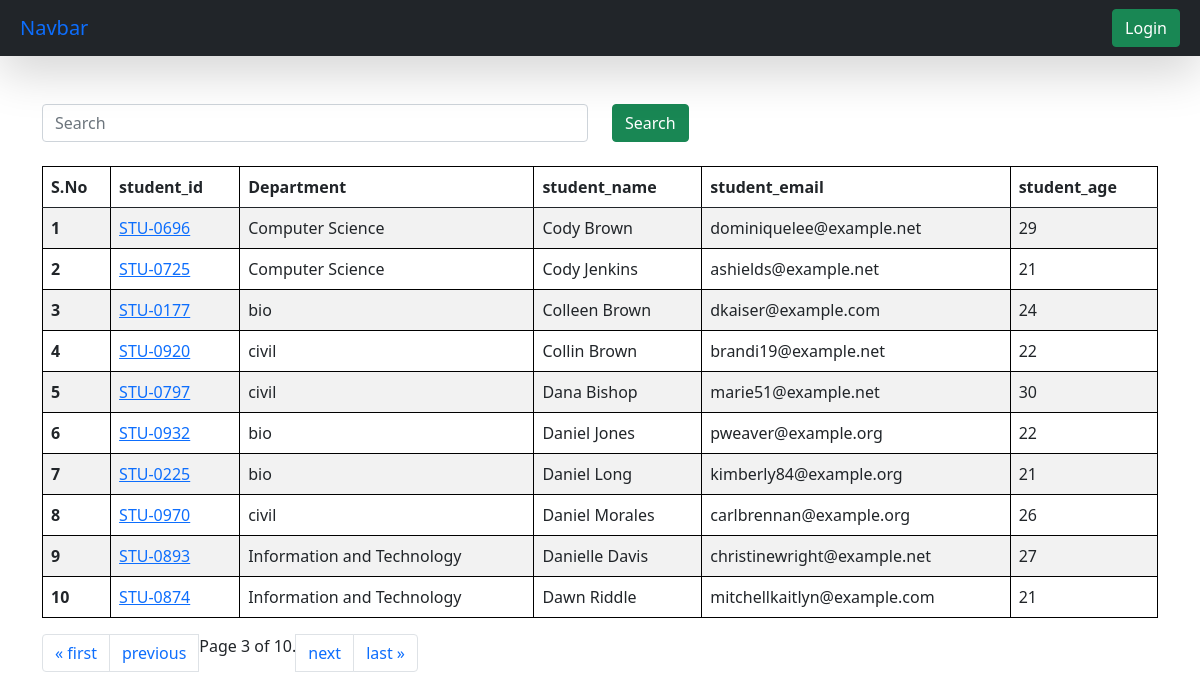
Screenshot of /students/?page=3 with the database file from the repository.
### ReportCard/models.py (models this page shows, shortened)
class Student(models.Model):
  department = models.ForeignKey(Department , related_name="depart" , on_delete=models.CASCADE )
  student_id = models.OneToOneField(StudentID , related_name="studentid" , on_delete=models.CASCADE)
  student_name = models.CharField(max_length=100)
  student_email = models.EmailField(unique=True)
  student_age = models.IntegerField(default=18)
  student_address = models.TextField()
  class Meta:
    ordering = ['student_name']
    verbose_name = "student"

class StudentID(models.Model):
  student_id = models.CharField(max_length=100)
  def __str__(self) -> str:
    return self.student_id

class Department(models.Model):
  department = models.CharField(max_length=100)
  class Meta:
    ordering = ['department']

### ReportCard/views.py (the view, shortened to what this page needs)
# urls.py: path('students/' , get_students , name = "get_students"),
def get_students(request):
  queryset = Student.objects.all()
  paginator = Paginator(queryset, 10)
  page_number = request.GET.get("page" , 1)
  page_obj = paginator.get_page(page_number)
  print(page_obj)
  return render(request, 'students.html' , {'queryset' : page_obj})

### ReportCard/templates/students.html
{% extends "base.html" %}
{% block start %}
<div class="container mt-5">
  <form class="mb-4">
    <div class="row">
      <div class="col-md-6">
        <input class="form-control" name="search" placeholder="Search">
      </div>
      <div class="col-md-6">
        <button class="btn btn-success">Search</button>
      </div>
    </div>
  </form>
  <table class="table table-striped">
    <thead>
      <tr>
        <th scope="col">S.No</th>
        <th scope="col">student_id</th>
        <th scope="col">Department</th>
        <th scope="col">student_name</th>
        <th scope="col">student_email</th>
        <th scope="col">student_age</th>
      </tr>
    </thead>
    <tbody>
      {% for student in queryset %}
      <tr>
        <th scope="row">{{forloop.counter}}</th>
        <td>
          <a href="{% url 'see_marks' student.student_id %}">
            {{student.student_id}}
          </a>
          </td>
        <td>{{student.department.department}}</td>
        <td>{{student.student_name}}</td>
        <td>{{student.student_email}}</td>
        <td>{{student.student_age}}</td>
      </tr>
      {% endfor%}
    </tbody>
  </table>
  <nav aria-label="Page navigation example">
    <ul class="pagination">
      {% if queryset.has_previous %}
      <li class="page-item"><a class="page-link" href="?page=1">&laquo; first</a></li>
      <li class="page-item"><a class="page-link" href="?page={{ queryset.previous_page_number }}">previous</a></li>
      {% endif %}
      <span class="current">
        Page {{ queryset.number }} of {{ queryset.paginator.num_pages }}.
      </span>
      {% if queryset.has_next %}
      <li class="page-item"><a class="page-link" href="?page={{ queryset.next_page_number }}">next</a></li>
      <li class="page-item"><a class="page-link" href="?page={{ queryset.paginator.num_pages }}">last &raquo;</a>
      </li>
      {% endif %}
    </ul>
  </nav>
</div>
{% endblock %}

### ReportCard/templates/base.html (style rules this page uses)
table, th , td { border: 1px solid black; }

### rows the page displays
Student: student_id "STU-0696", department.department "Computer Science", student_name "Cody Brown", student_email "dominiquelee@example.net", student_age "29"
Student: student_id "STU-0725", department.department "Computer Science", student_name "Cody Jenkins", student_email "ashields@example.net", student_age "21"
Student: student_id "STU-0177", department.department "bio", student_name "Colleen Brown", student_email "dkaiser@example.com", student_age "24"
Student: student_id "STU-0920", department.department "civil", student_name "Collin Brown", student_email "brandi19@example.net", student_age "22"
Student: student_id "STU-0797", department.department "civil", student_name "Dana Bishop", student_email "marie51@example.net", student_age "30"
Student: student_id "STU-0932", department.department "bio", student_name "Daniel Jones", student_email "pweaver@example.org", student_age "22"
Student: student_id "STU-0225", department.department "bio", student_name "Daniel Long", student_email "kimberly84@example.org", student_age "21"
Student: student_id "STU-0970", department.department "civil", student_name "Daniel Morales", student_email "carlbrennan@example.org", student_age "26"
Student: student_id "STU-0893", department.department "Information and Technology", student_name "Danielle Davis", student_email "christinewright@example.net", student_age "27"
Student: student_id "STU-0874", department.department "Information and Technology", student_name "Dawn Riddle", student_email "mitchellkaitlyn@example.com", student_age "21"

### other values shown
{{ queryset.number }} "3"
{{ queryset.paginator.num_pages }} "10"
